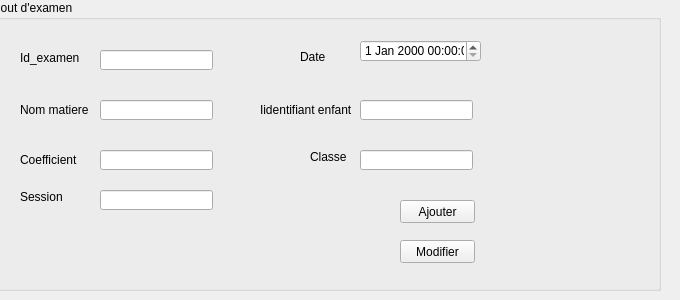
   <widget class="QWidget" name="tab_4">
    <attribute name="title">
     <string>Ajouter examen</string>
    </attribute>
    <widget class="QGroupBox" name="groupBox">
     <property name="geometry">
      <rect>
       <x>-10</x>
       <y>0</y>
       <width>671</width>
       <height>291</height>
      </rect>
     </property>
     <property name="title">
      <string>Ajout d'examen</string>
     </property>
     <widget class="QLineEdit" name="le_id_examen">
      <property name="geometry">
       <rect>
        <x>110</x>
        <y>50</y>
        <width>113</width>
        <height>20</height>
       </rect>
      </property>
     </widget>
     <widget class="QLineEdit" name="le_nom_matiere_2">
      <property name="geometry">
       <rect>
        <x>110</x>
        <y>100</y>
        <width>113</width>
        <height>20</height>
       </rect>
      </property>
     </widget>
     <widget class="QLineEdit" name="le_coefficient">
      <property name="geometry">
       <rect>
        <x>110</x>
        <y>150</y>
        <width>113</width>
        <height>20</height>
       </rect>
      </property>
      <property name="text">
       <string/>
      </property>
     </widget>
     <widget class="QLineEdit" name="le_id_enfant">
      <property name="geometry">
       <rect>
        <x>370</x>
        <y>100</y>
        <width>113</width>
        <height>20</height>
       </rect>
      </property>
     </widget>
     <widget class="QLineEdit" name="le_classe">
      <property name="geometry">
       <rect>
        <x>370</x>
        <y>150</y>
        <width>113</width>
        <height>20</height>
       </rect>
      </property>
     </widget>
     <widget class="QLabel" name="label">
      <property name="geometry">
       <rect>
        <x>30</x>
        <y>50</y>
        <width>61</width>
        <height>16</height>
       </rect>
      </property>
      <property name="text">
       <string>Id_examen</string>
      </property>
     </widget>
     <widget class="QLabel" name="label_2">
      <property name="geometry">
       <rect>
        <x>30</x>
        <y>100</y>
        <width>71</width>
        <height>20</height>
       </rect>
      </property>
      <property name="text">
       <string>Nom matiere</string>
      </property>
     </widget>
     <widget class="QLabel" name="label_3">
      <property name="geometry">
       <rect>
        <x>30</x>
        <y>150</y>
        <width>61</width>
        <height>20</height>
       </rect>
      </property>
      <property name="text">
       <string>Coefficient</string>
      </property>
     </widget>
     <widget class="QLabel" name="label_4">
      <property name="geometry">
       <rect>
        <x>310</x>
        <y>50</y>
        <width>47</width>
        <height>14</height>
       </rect>
      </property>
      <property name="text">
       <string>Date</string>
      </property>
     </widget>
     <widget class="QLabel" name="label_5">
      <property name="geometry">
       <rect>
        <x>270</x>
        <y>100</y>
        <width>91</width>
        <height>20</height>
       </rect>
      </property>
      <property name="text">
       <string>Iidentifiant enfant</string>
      </property>
     </widget>
     <widget class="QLabel" name="label_6">
      <property name="geometry">
       <rect>
        <x>320</x>
        <y>150</y>
        <width>47</width>
        <height>14</height>
       </rect>
      </property>
      <property name="text">
       <string>Classe</string>
      </property>
     </widget>
     <widget class="QLineEdit" name="le_session">
      <property name="geometry">
       <rect>
        <x>110</x>
        <y>190</y>
        <width>113</width>
        <height>20</height>
       </rect>
      </property>
     </widget>
     <widget class="QLabel" name="label_7">
      <property name="geometry">
       <rect>
        <x>30</x>
        <y>190</y>
        <width>47</width>
        <height>14</height>
       </rect>
      </property>
      <property name="text">
       <string>Session</string>
      </property>
     </widget>
     <widget class="QPushButton" name="pushButton_7">
      <property name="geometry">
       <rect>
        <x>410</x>
        <y>200</y>
        <width>75</width>
        <height>23</height>
       </rect>
      </property>
      <property name="text">
       <string>Ajouter</string>
      </property>
     </widget>
     <widget class="QPushButton" name="pushButton_12">
      <property name="geometry">
       <rect>
        <x>410</x>
        <y>240</y>
        <width>75</width>
        <height>23</height>
       </rect>
      </property>
      <property name="text">
       <string>Modifier</string>
      </property>
     </widget>
     <widget class="QDateTimeEdit" name="le_date">
      <property name="geometry">
       <rect>
        <x>370</x>
        <y>40</y>
        <width>121</width>
        <height>22</height>
       </rect>
      </property>
     </widget>
    </widget>
   </widget>
